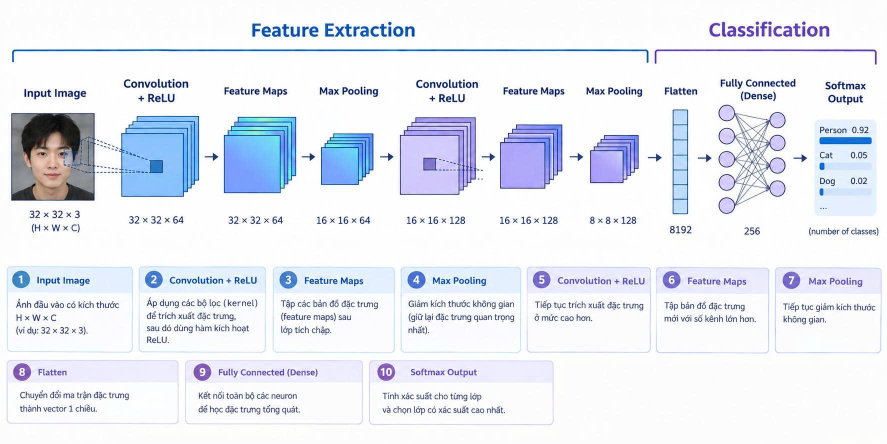
#> input picture CNN.jpg, 1774 x 887 px (shown at 1/2 size)
$ python -i alignment.py   (imports and definitions only)
#> lines starting #> are read from the running program, lines starting #| are printed output that depends on the picture
#> further down, picture is the input picture: shape (887, 1774, 3); mean B, G, R 243.1, 234.7, 231
import cv2
import numpy as np
import os
from typing import Tuple, Optional

class FaceAligner:
    def __init__(self):
        # Sử dụng Haar Cascade (Thuật toán Học Máy dựa trên AdaBoost)
        current_dir = os.path.dirname(os.path.abspath(__file__))
        cascade_path = os.path.join(current_dir, 'haarcascade_frontalface_default.xml')
        self.face_cascade = cv2.CascadeClassifier(cascade_path)

    def align_and_crop(self, image: np.ndarray, target_size: Tuple[int, int] = (224, 224)) -> Optional[np.ndarray]:
        """
        Nhận diện và cắt vùng khuôn mặt bằng Haar Cascade.
        Đã tối ưu tham số để nhạy hơn với các khuôn mặt ở góc nghiêng nhẹ.
        """
#> called with target_size = (224, 224)
        gray = cv2.cvtColor(image, cv2.COLOR_BGR2GRAY)
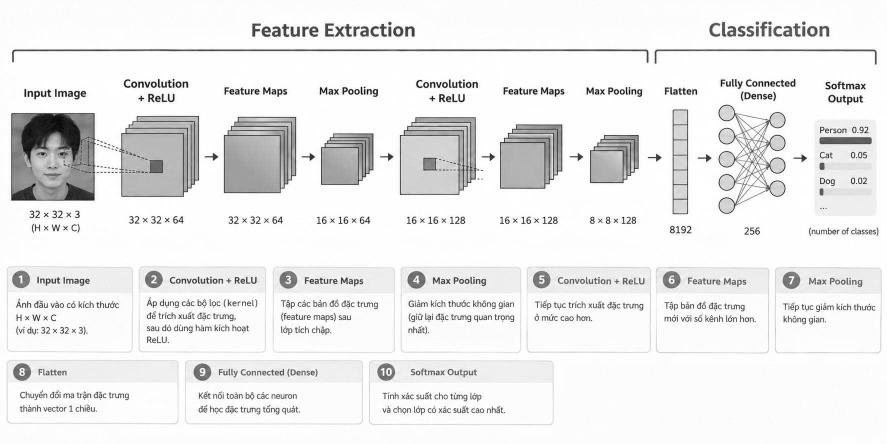
#> gray: shape (887, 1774) (shown at 1/2 size); min 1, max 255, mean 234.6

        # Cải thiện độ tương phản (Histogram Equalization) giúp Haar Cascade bắt tốt hơn
        gray = cv2.equalizeHist(gray)
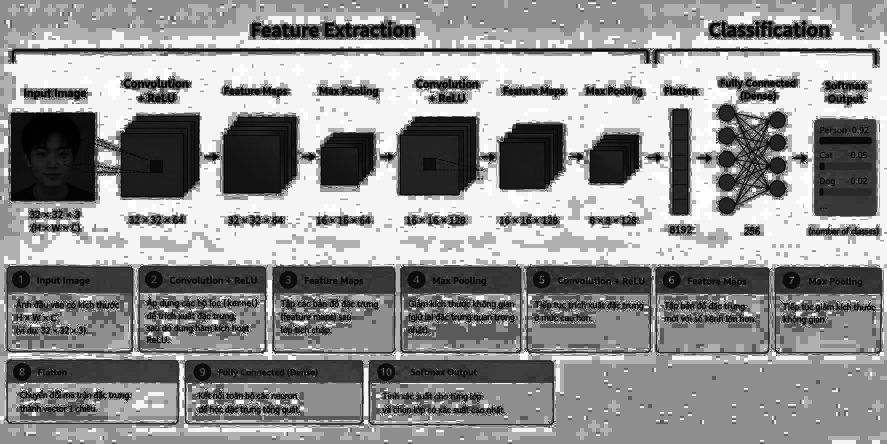
#> gray: shape (887, 1774) (shown at 1/2 size); min 0, max 255, mean 145.2

        # Nhận diện khuôn mặt (giảm scaleFactor và minNeighbors để tăng độ nhạy)
        faces = self.face_cascade.detectMultiScale(
            gray,
            scaleFactor=1.05,
            minNeighbors=3,
            minSize=(30, 30)
        )
#> faces = [[912, 276, 102, 102], [46, 257, 117, 117], [581, 272, 108, 108], [1368, 263, 147, 147]]

        if len(faces) == 0:
            return None

        # Lấy khuôn mặt to nhất
        faces = sorted(faces, key=lambda x: x[2]*x[3], reverse=True)
#> faces = [[1368, 263, 147, 147], [46, 257, 117, 117], [581, 272, 108, 108], [912, 276, 102, 102]]
        x, y, w, h = faces[0]
#> x = 1368; y = 263; w = 147; h = 147

        ih, iw, _ = image.shape
#> ih = 887; iw = 1774

        # Mở rộng bounding box
        margin_x = int(w * 0.15)
#> margin_x = 22
        margin_y = int(h * 0.15)
#> margin_y = 22

        x1 = max(0, x - margin_x)
#> x1 = 1346
        y1 = max(0, y - margin_y)
#> y1 = 241
        x2 = min(iw, x + w + margin_x)
#> x2 = 1537
        y2 = min(ih, y + h + margin_y)
#> y2 = 432

        cropped_face = image[y1:y2, x1:x2]
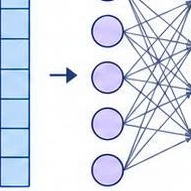
#> cropped_face: shape (191, 191, 3); mean B, G, R 236.6, 225.8, 219.9

        if cropped_face.shape[0] == 0 or cropped_face.shape[1] == 0:
            return None

        # Resize về kích thước chuẩn
        resized_face = cv2.resize(cropped_face, target_size)
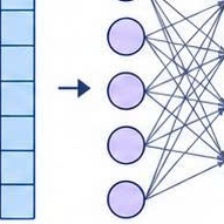
#> resized_face: shape (224, 224, 3); mean B, G, R 236.4, 225.6, 219.7
        return resized_face

>>> import cv2
>>> picture = cv2.imread('../../CNN.jpg')
>>> result = FaceAligner().align_and_crop(picture)
